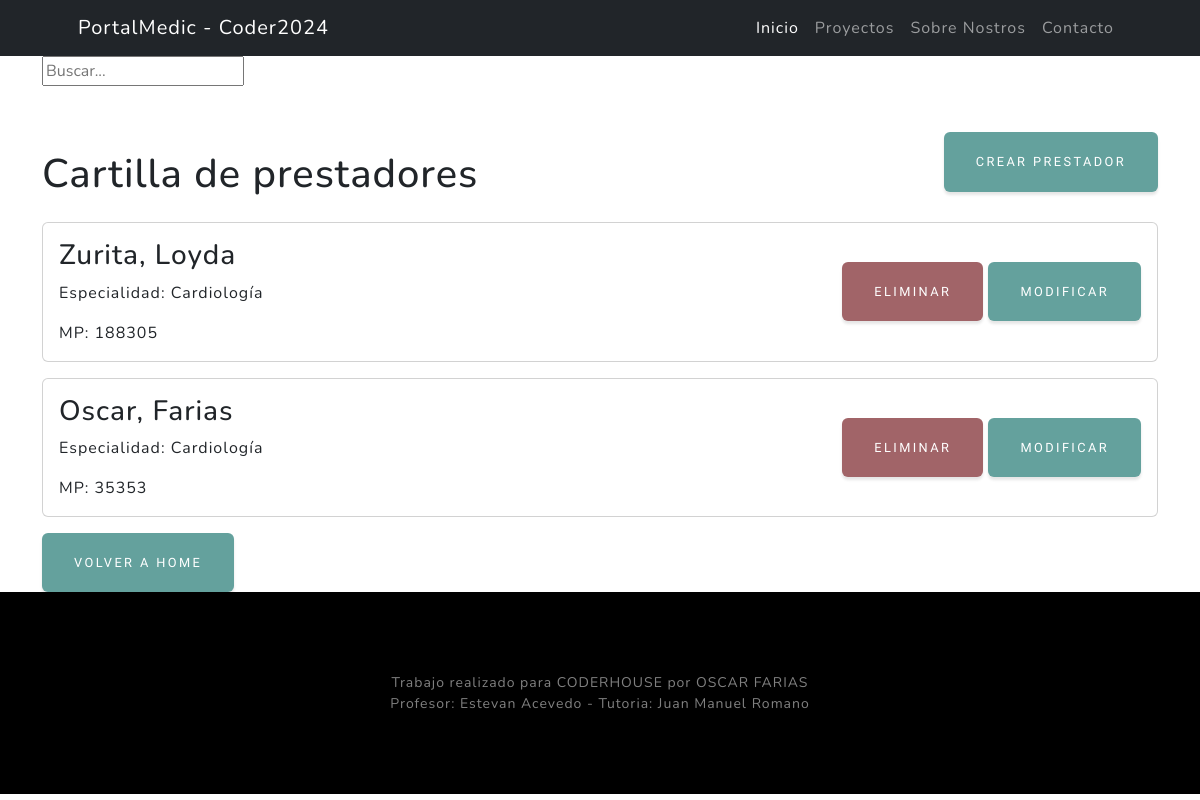
Before: /medicos/medicos/list with the older database file.
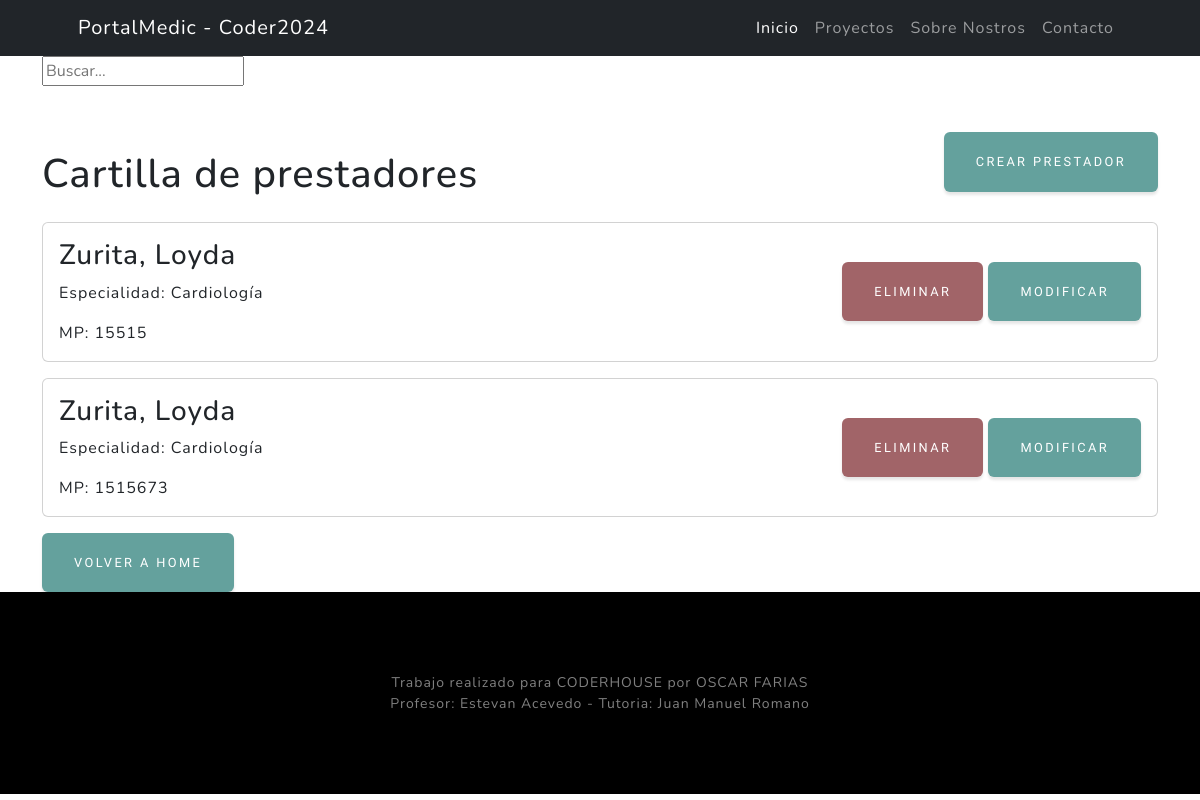
After: the same page with the newer database file.
### medicos/models.py (models this page shows, shortened)
class Medicos(models.Model):
    nombre = models.CharField(max_length=100, null=False, blank=True)
    apellido = models.CharField(max_length=100, null=False, blank=True)
    DNI = models.PositiveIntegerField(unique=True,null=True)
    nacionalidad= models.ForeignKey(Nacionalidad, on_delete=models.SET_NULL, null=True)
    matricula = models.PositiveIntegerField(unique=True, null=False, blank=False,verbose_name="Matricula Nacional")
    especialidad = models.ForeignKey(Especialidad, on_delete=models.SET_NULL, null=True)
    class Meta:
        verbose_name = "Medicos"
        verbose_name_plural = "Medicos"

class Especialidad(models.Model):
    especialidad = models.CharField(max_length=50, unique=True)
    def __str__(self) -> str:
        return self.especialidad
    class Meta:
        verbose_name = "Especialidad"
        verbose_name_plural = "Especialidades"

### medicos/views.py (the view)
# urls.py: path("medicos/list", medicos_list ,name="medicos_list"),
def medicos_list(request):
    consulta = Medicos.objects.all()
    contexto = {"medicos":consulta}
    return render(request,"medicos/medicos_list.html", contexto)

### medicos/templates/medicos/medicos_list.html (shortened to what this page needs)
{% extends 'core/base.html' %}
{% block content %}
<div class="container">
    <div class="pb-lg-3">
        <form action="{% url 'medicos:medicos_list' %}" method="get">
            <input type="text" name="busqueda" placeholder="Buscar...">
        </form>
    </div>
    <div class="d-flex justify-content-between align-items-center">
        <h1 class="mt-5 mb-4">Cartilla de prestadores</h1>
        <a href="{% url 'medicos:medicos_create'%}" class="btn btn-primary">Crear Prestador</a>
    </div>
    {% for medico in medicos %}    <div class="card mb-3">
        <div class="card-body d-flex justify-content-between align-items-center">
            <div>
                <h3 class="card-title">{{medico.apellido}}, {{ medico.nombre }}</h3>
                <p class="card-text">Especialidad: {{ medico.especialidad }}</p>
                <p class="card-text">MP: {{ medico.matricula }}</p>
            </div>
            <div>
                <form method="post" action="{% url 'medicos:medicos_confirm_delete' pk=medico.id%}">
                    <button type="submit" class="btn btn-danger">Eliminar</button>
                <a href="{% url 'medicos:medicos_update' pk=medico.id%}" class="btn btn-primary">Modificar</a>
                </form>
            </div>
        </div>
    </div>
    {% endfor %}
    <a href="{% url 'core:index' %}" class="btn btn-primary">Volver a HOME</a>
</div>
{% endblock content %}

### core/templates/core/base.html (shortened to what this page needs)
{% load static %}
<!DOCTYPE html>
<html lang="es">
<head>
    <link href="{% static 'core/css/styles.css' %}" rel="stylesheet" />
</head>
{% block navbar %}
<nav class="navbar navbar-expand-lg navbar-dark bg-dark">
    <div class="container px-5">
        <a class="navbar-brand" href="{% url 'core:index' %}">PortalMedic - Coder2024</a>
        <div class="collapse navbar-collapse" id="navbarSupportedContent">
            <ul class="navbar-nav ms-auto mb-2 mb-lg-0">
                <li class="nav-item"><a class="nav-link active" aria-current="page" href="{% url 'core:index' %}">Inicio</a></li>
                <li class="nav-item"><a class="nav-link" href="#about">Proyectos</a></li>
                <li class="nav-item"><a class="nav-link" href="#projects">Sobre Nostros</a></li>
                <li class="nav-item"><a class="nav-link" href="https://api.whatsapp.com/send/?phone=%2B5493814761261&text&type=phone_number&app_absent=0" target="_blank">Contacto</a></li>
            </ul>
        </div>
    </div>
</nav>
{% endblock navbar %}
<body>
    {% block content %}
    {% endblock content %}
</body>
{% block footer %}
    <footer class="footer bg-black small text-center text-white-50 mt-auto">
        <div class="container px-4 px-lg-5">Trabajo realizado para CODERHOUSE por OSCAR FARIAS</div>
        <div class="container px-4 px-lg-5">Profesor: Estevan Acevedo - Tutoria: Juan Manuel Romano</div>
    </footer>
{% endblock footer %}

Changed rows visible on the page:
removed Medicos: apellido "Zurita", nombre "Loyda", especialidad "Cardiología", matricula "188305"
removed Medicos: apellido "Oscar", nombre "Farias", especialidad "Cardiología", matricula "35353"
added Medicos: apellido "Zurita", nombre "Loyda", especialidad "Cardiología", matricula "15515"
added Medicos: apellido "Zurita", nombre "Loyda", especialidad "Cardiología", matricula "1515673"
